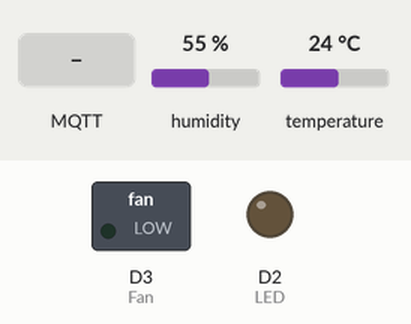
Simulated run of this sketch. Board: ESP8266 (NodeMCU). Parts: switched loads named in the sketch (green lamp = pin HIGH), output pins drawn as LEDs (lit = HIGH). Inputs (shaded band) come from the test bench; at power-on: humidity 55 %, temperature 24 °C. WiFi joins after 1.5 s; servers stay silent unless stated; no MQTT or app messages arrive unless stated; what the sketch prints to the serial monitor is not drawn.

Above: at 2.7 s.
2.8 s: MQTT message "ON" arrives on the first subscribed topic
At 3.3 s:
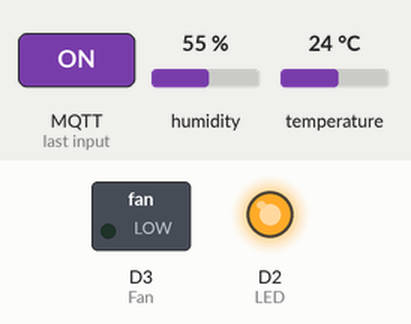
4.3 s: MQTT message "5" arrives on the first subscribed topic
At 5.5 s:
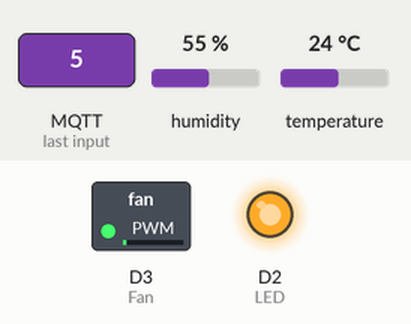
5.8 s: MQTT message "OFF" arrives on the first subscribed topic
At 6.7 s:
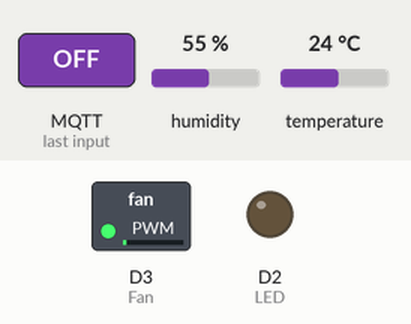
7.3 s: MQTT message "90" arrives on the first subscribed topic
At 7.9 s:
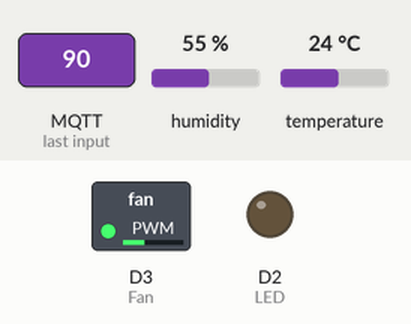
8.8 s: MQTT message "200" arrives on the first subscribed topic
At 10.0 s:
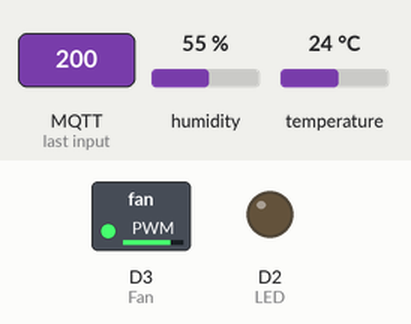
10.3 s: MQTT message "ON" arrives on the first subscribed topic
At 11.3 s:
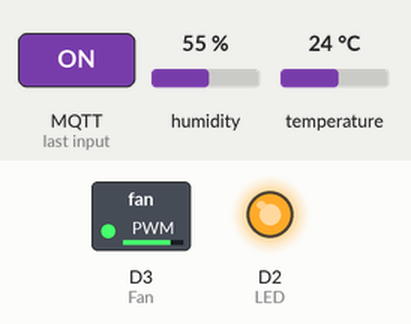
Timing chart, 0 to 12.8 s (numbered marks = the images above; inputs shaded):
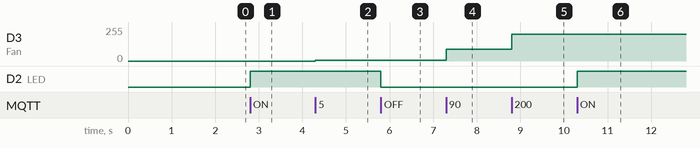

The sketch:

ESP8266_MQTT_TempHum_NonBlocking.ino
```cpp
#include <Adafruit_Sensor.h>
#include <DHT_U.h>
#include <ESP8266WiFi.h>
#include <PubSubClient.h>
#include <ArduinoJson.h>

#define DHTPIN D1
#define LED D2
#define Fan D3
#define DHTTYPE DHT22

DHT_Unified dht(DHTPIN, DHTTYPE);

const char* ssid = "LAPTOP-78RKKJ2E 0340";
const char* password = "12345678";
const char* mqttServer = "192.168.137.62";
const char* mqttUserName = "homesystem";
const char* mqttPwd = "Shriya";
const char* clientID = "temphumi";
const char* topic = "TempHum";

unsigned long previousMillis = 0;
const long interval = 5000;
String msgStr = "";
float temp, hum;

WiFiClient espClient;
PubSubClient client(espClient);

void setup_wifi() {
  delay(10);
  WiFi.begin(ssid, password);
  while (WiFi.status() != WL_CONNECTED) {
    delay(500);
    Serial.print(".");
  }
  Serial.println("WiFi connected");
  Serial.println(WiFi.localIP());
}

void reconnect() {
  while (!client.connected()) {
    if (client.connect(clientID, mqttUserName, mqttPwd)) {
      Serial.println("MQTT connected");
      client.subscribe("lights");
    } else {
      Serial.print("failed, rc=");
      Serial.print(client.state());
      delay(5000);
    }
  }
}

void callback(char*topic, byte* payload, unsigned int length) {
  String data = "";
  for (int i = 0; i < length; i++) {
    data += (char)payload[i];
  }
  if(data=="ON"){
    digitalWrite(LED, HIGH);
  } else if(data=="OFF"){
    digitalWrite(LED, LOW);
  } else {
    int fanspeed=data.toInt();
    analogWrite(Fan,fanspeed);
  }
}

void setup() {
  Serial.begin(9600);
  dht.begin();
  pinMode(LED, OUTPUT);
  digitalWrite(LED, LOW);
  pinMode(Fan,OUTPUT);
  analogWrite(Fan,0);
  setup_wifi();
  client.setServer(mqttServer, 1883);
  client.setCallback(callback);
}

void loop() {
  if (!client.connected()) {
    reconnect();
  }
  client.loop();

  unsigned long currentMillis = millis();
  if (currentMillis - previousMillis >= interval) {
    previousMillis = currentMillis;
    sensors_event_t event;
    dht.temperature().getEvent(&event);
    if (!isnan(event.temperature)) {
      temp = event.temperature;
    }
    dht.humidity().getEvent(&event);
    if (!isnan(event.relative_humidity)) {
      hum = event.relative_humidity;
    }

    msgStr = String(temp)+","+String(hum);
    byte arrSize = msgStr.length() + 1;
    char msg[arrSize];
    msgStr.toCharArray(msg, arrSize);
    client.publish(topic, msg);
    msgStr = "";
  }
}
```

Measured:
- after the input at 2.8 s, D2 (LED): LOW → HIGH at once
- after the input at 4.3 s, D3 (Fan): 0/255 → 5/255 at once
- after the input at 5.8 s, D2 (LED): HIGH → LOW at once
- after the input at 7.3 s, D3 (Fan): 5/255 → 90/255 at once
- after the input at 8.8 s, D3 (Fan): 90/255 → 200/255 at once
- after the input at 10.3 s, D2 (LED): LOW → HIGH at once
